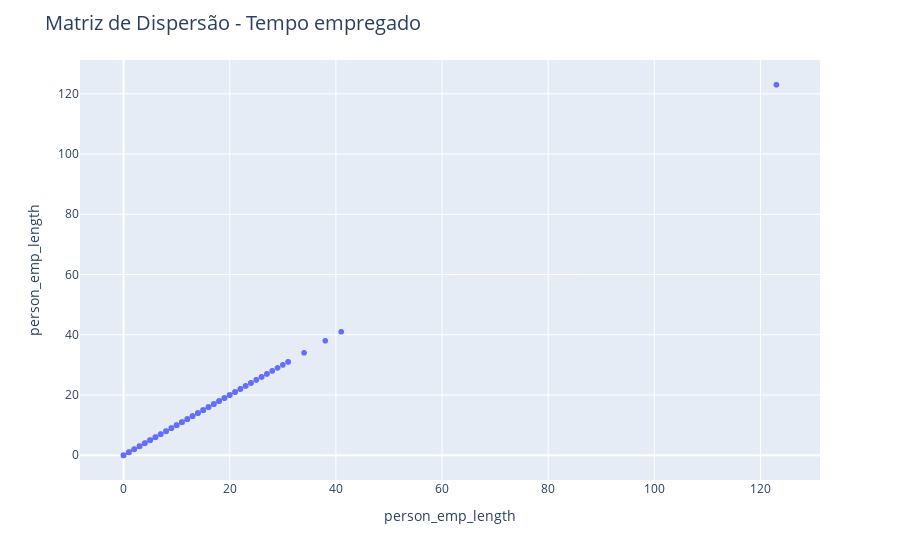

Here is the notebook cell this chart was saved with:
### Markdown cell above
##### Visualização da quantidade de anos que a pessoa trabalha

### Code cell
grafico = px.scatter_matrix(base_credit_risk_2["person_emp_length"])

# Descrição
grafico.update_layout(
    title="Matriz de Dispersão - Tempo empregado",
    title_font_size=20
)

grafico.show()

### Figure 1 — Plotly figure (JSON) as saved in the notebook; plotly's stock layout.template omitted (floating-point values rounded to 4 significant figures; data arrays with more than 128 entries replaced by an {"elided": "..."} marker saying what was removed)
{"data": [{"dimensions": [{"axis": {"matches": true}, "label": "person_emp_length", "values": {"elided": "32581 int values"}}], "hovertemplate": "%{xaxis.title.text}=%{x}<br>%{yaxis.title.text}=%{y}<extra></extra>", "legendgroup": "", "marker": {"color": "#636efa", "symbol": "circle"}, "name": "", "showlegend": false, "type": "splom"}], "layout": {"dragmode": "select", "legend": {"tracegroupgap": 0}, "margin": {"t": 60}, "title": {"font": {"size": 20}, "text": "Matriz de Dispersão - Tempo empregado"}}}
